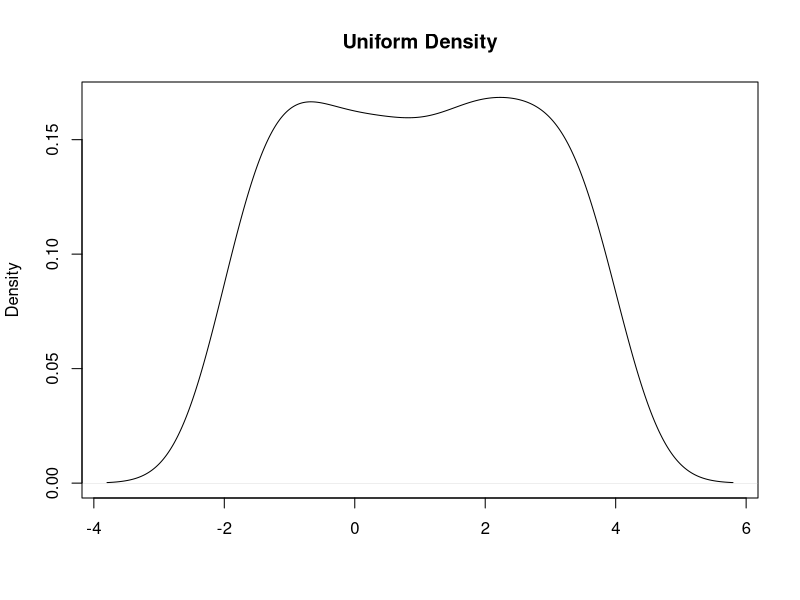
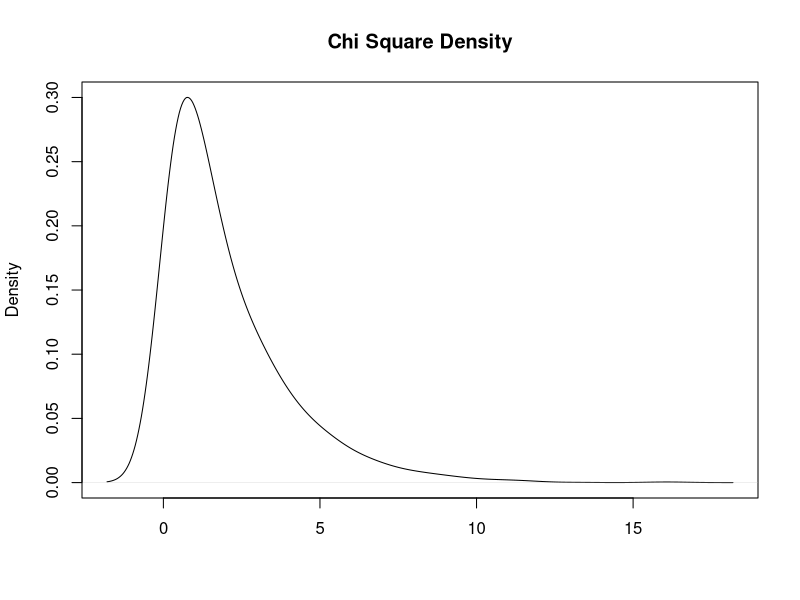
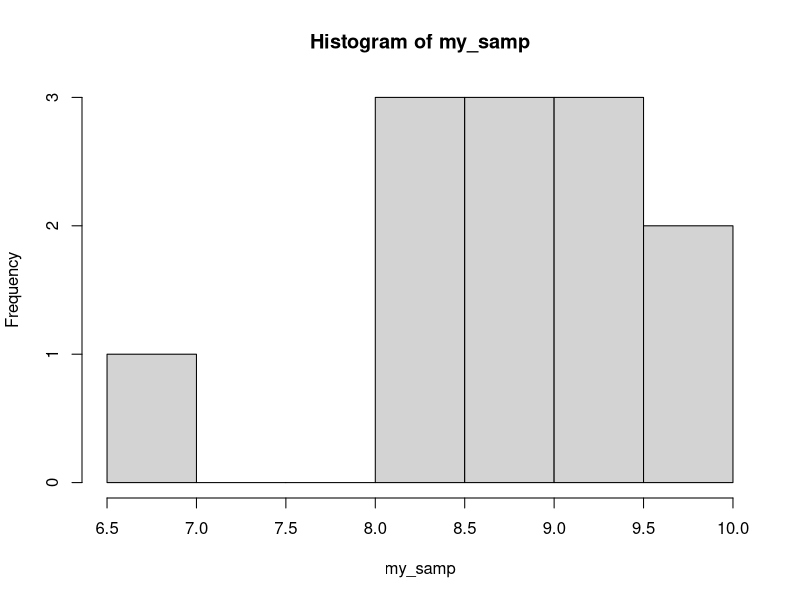
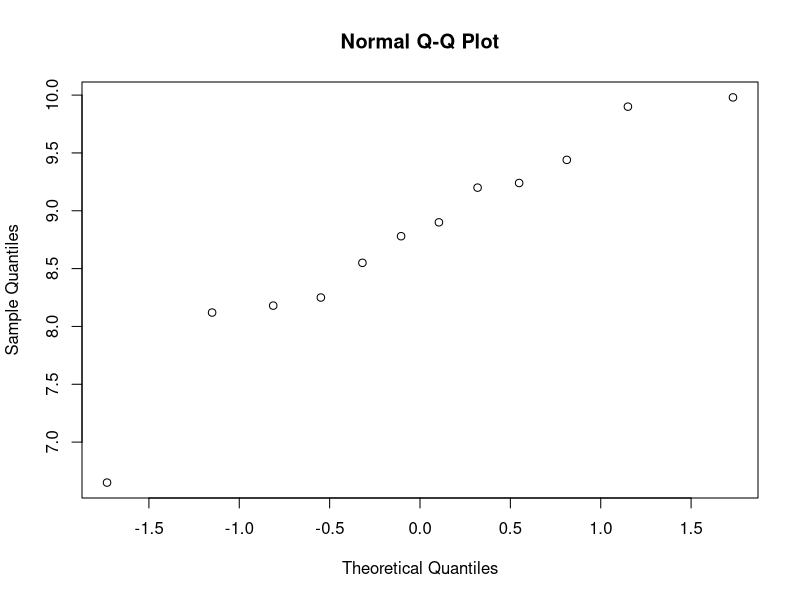
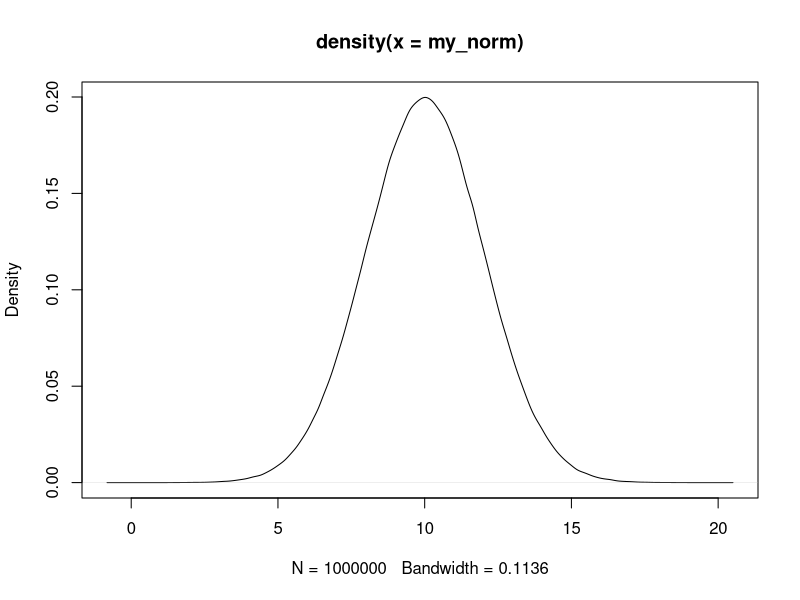
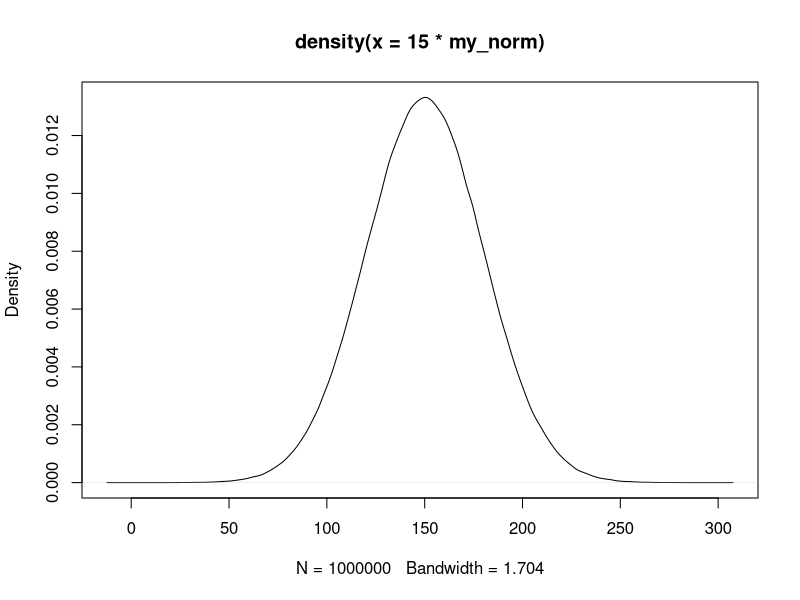
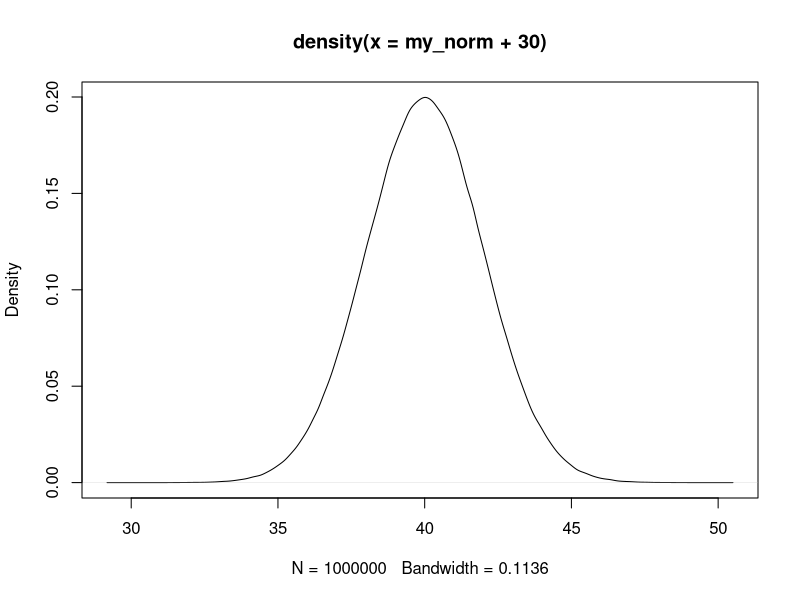
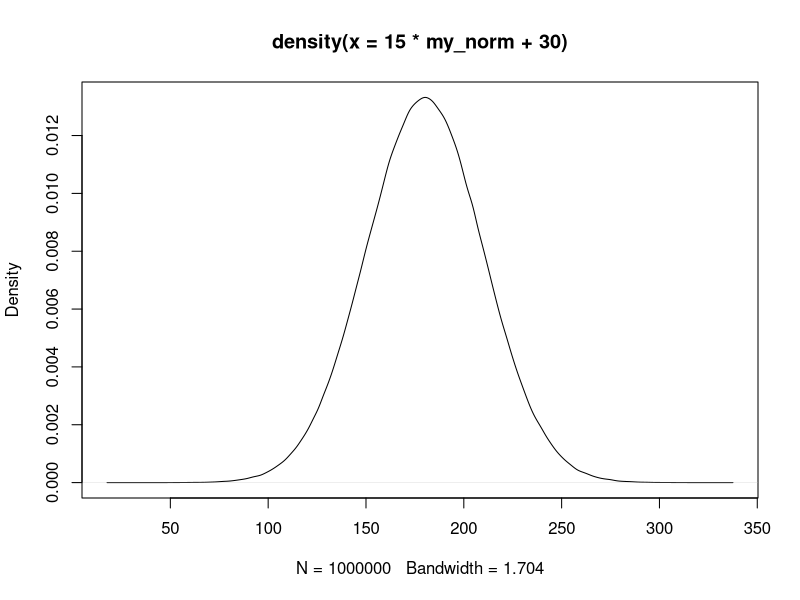

These figures' R source, in order:
## ---- chunk 1
set.seed(101)
unif_dat <- runif(4000, -2, 4)
plot(density(unif_dat, bw=.6), main="Uniform Density", xlab = " ")
## ---- chunk 2
chi_dat <- rchisq(4000, 2)
plot(density(chi_dat, bw=.6), main="Chi Square Density", xlab = " ")
## ---- chunk 3
set.seed(102)
my_samp <- round(rnorm(12, 8, 1), 2)
summary(my_samp)
hist(my_samp)
## ---- chunk 4
qqnorm(my_samp)
## ---- chunk 5
mean(my_samp); sd(my_samp)
mean(my_samp+30); sd(my_samp + 30)
mean(15*my_samp); sd(15*my_samp)
## ---- chunk 6
## use GGplot2 here to show shift and scaling effects on a normal distribution 
my_norm <- rnorm(1e6, 10, 2)

plot(density(my_norm))
plot(density(15*my_norm))
plot(density(my_norm+30))
plot(density(15*my_norm+30))
